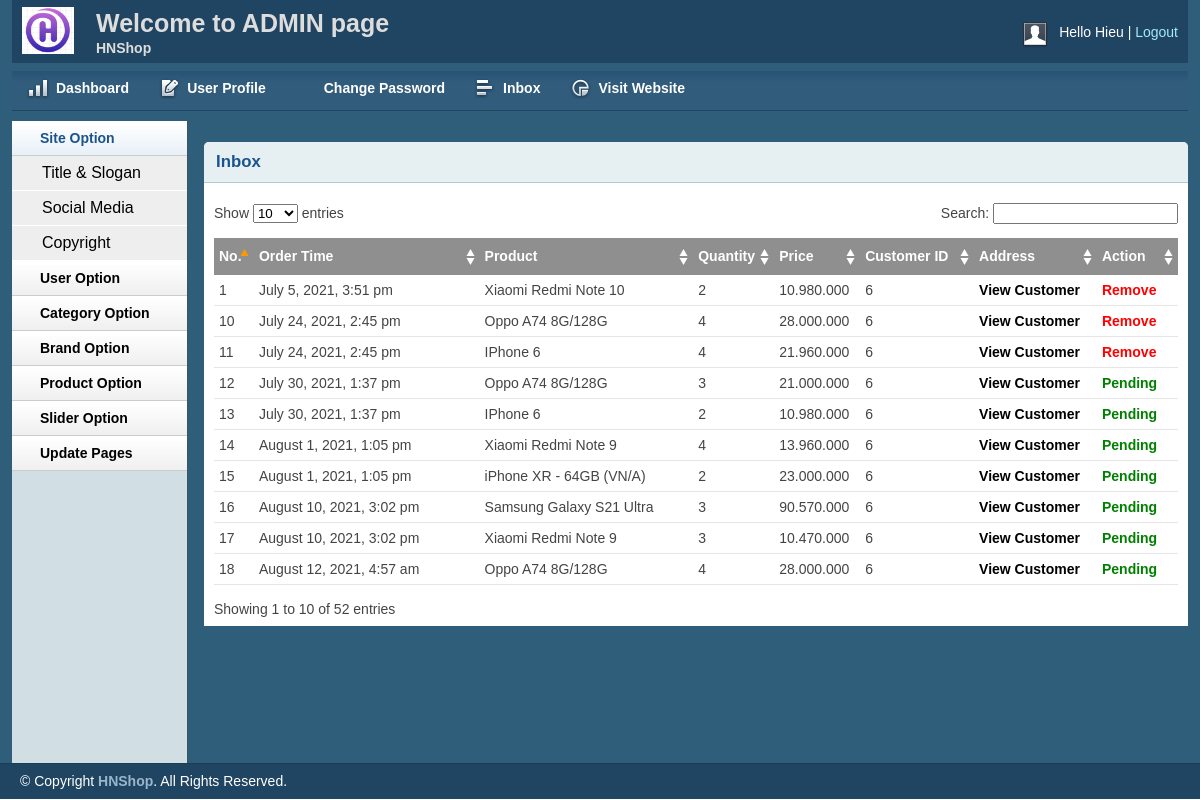
Page /admin/inbox.php (signed in) on the committed database.
### tables this page shows
CREATE TABLE IF NOT EXISTS `tbl_order` (
  `id` int(11) NOT NULL AUTO_INCREMENT,
  `productId` int(11) NOT NULL,
  `productName` varchar(255) NOT NULL,
  `customer_id` int(11) NOT NULL,
  `quantity` int(11) NOT NULL,
  `price` varchar(255) NOT NULL,
  `image` varchar(255) NOT NULL,
  `status` int(11) NOT NULL DEFAULT '0',
  `date_order` timestamp NOT NULL DEFAULT CURRENT_TIMESTAMP,
  PRIMARY KEY (`id`)
);

### lib/database.php (called while the page is built, shortened)
<?php
Class Database extends PDO{
   public $host   = DB_HOST;
   public $user   = DB_USER;
   public $pass   = DB_PASS;
   public $dbname = DB_NAME;
   public $link;
private function connectDB(){
   $this->link = new mysqli($this->host, $this->user, $this->pass,
    $this->dbname);
 }
public function select($query){
  $result = $this->link->query($query) or
   die($this->link->error.__LINE__);
  if($result->num_rows > 0){
    return $result;
  } else {
    return false;
  }
 }
}

### classes/cart.php (called while the page is built, shortened)
 <?php
$filepath = realpath(dirname(__FILE__));
include_once ($filepath.'/../lib/database.php');
include_once ($filepath.'/../helpers/format.php');
?>
<?php
 class cart
 {
 	 private $db;
	 public function __construct()
	 {
		$this->db = new Database();
	 }
 	public function get_inbox_cart()
 	{
 			$query = "SELECT * FROM tbl_order ORDER BY date_order";
 			$get_inbox_cart = $this->db->select($query);
 			return $get_inbox_cart;
 	}
 }
?>

### helpers/format.php (called while the page is built, shortened)
<?php
class Format{
 public function formatDate($date)
 {
    return date('F j, Y, g:i a', strtotime($date));
 }
 public function format_currency($n=0)
 {
        $n=(string)$n;
        $n=strrev($n);
        $res='';
        for($i=0;$i<strlen($n);$i++)
        {
            if($i%3==0 && $i!=0){
                $res.='.';
            }
            $res.=$n[$i];
        }
        $res=strrev($res);
        return $res;
    }
}
?>

### admin/inbox.php (the view, shortened to what this page needs)
<?php include 'inc/header.php';?>
<?php include 'inc/sidebar.php';?>
<?php
$filepath = realpath(dirname(__FILE__));
include_once ($filepath.'/../classes/cart.php');
include_once ($filepath.'/../helpers/format.php');
?>
        <div class="grid_10">
            <div class="box round first grid">
                <h2>Inbox</h2>
                <div class="block">
                    <table class="data display datatable" id="example">
					<thead>
						<tr>
							<th>No.</th>
							<th>Order Time</th>
							<th>Product</th>
							<th>Quantity</th>
							<th>Price</th>
							<th>Customer ID</th>
							<th>Address</th>
							<th>Action</th>
						</tr>
					</thead>
					<tbody>
						<?php
							$i = 0;
							$ct = new cart();
							$fm = new Format();
							$get_inbox_cart = $ct->get_inbox_cart();
							if($get_inbox_cart)
							{
								while($result = $get_inbox_cart->fetch_assoc())
								{
									$i++;
						?>
						<tr class="odd gradeX">
							<td><?php echo $i; ?></td>
							<td><?php echo $fm->formatDate($result['date_order']); ?></td>
							<td><?php echo $result['productName']; ?></td>
							<td><?php echo $result['quantity']; ?></td>
							<td><?php echo $fm->format_currency($result['price']) ?></td>
							<td><?php echo $result['customer_id']; ?></td>
							<td><a href="customer.php?customerid=<?php echo $result['customer_id'] ?>">
							View Customer</a>
							</td>
							<td>
								<?php
									if($result['status'] == 0)
									{
								?>
								<a style="color: green;" href="?shiftid=<?php echo $result['id'] ?> &price=<?php echo $result['price'] ?>&time=<?php echo $result['date_order'] ?>">Pending</a>
								<?php
									}
									else if($result['status'] == 1)
									{
								?>
								<?php
									echo'Shipping...';
								?>
								<?php
									}
									else
									{
								?>
								<a style="color:red;" href="?delid=<?php echo $result['id'] ?>&price=<?php echo $result['price'] ?>&time=<?php echo $result['date_order'] ?>">Remove</a>
								<?php
									}
								?>
							</td>
						</tr>
						<?php
								}
							}
						?>
					</tbody>
				</table>
               </div>
            </div>
        </div>
<?php include 'inc/footer.php';?>

### admin/css/layout.css (style rules this page uses)
body { background: #fff none repeat scroll 0 0; color: #444; font-size: 14px; padding: 0; }
a { color: #000; font-weight:bold; text-decoration: none; }
h1, h2, h3, h4, h5, h6 { line-height:1.2em; margin-bottom:.3em; }
h2 { margin-top:1em; }
.box { background:#fff; margin-bottom:20px; padding:10px 10px 10px 10px; margin-left:-8px; }
.box.grid { padding-bottom:40px; }
.box.round { -moz-border-radius: 5px 5px 0px 0px; -webkit-border-radius: 5px 5px 0px 0px; border-radius: 5px 5px 0px 0px; }
.box h2 { font-size:1.2em; font-weight:bold; color:#1B548D; background:#E6F0F3; margin:-10px -10px 0 -10px; padding:10px 12px; border-bottom:1px solid #B3CBD6; -moz-border-radius: 5px 5px 0px 0px; -webkit-border-radius: 5px 5px 0px 0px; border-radius: 5px 5px 0px 0px; }
.box.first { min-height: 406px; }
.block { padding-top:20px; }
.block { padding-bottom:1px; }
table.display { margin: 0 auto; clear: both; width: 100%; }
.sorting_asc { background: #8f8f8f url(../img/table/sort_asc.png) no-repeat center right; padding:8px 5px; text-align:left; color:#fff; }
.sorting { background:#8f8f8f url(../img/table/sort_both.png) no-repeat center right; padding:8px 5px; text-align:left; color:#fff; }
tr.odd { height: 30px; line-height: 30px; border-bottom:1px solid #e6e6e6; }
tr.even { height: 30px; line-height: 30px; border-bottom:1px solid #e6e6e6; }
tr.odd td, tr.even td { padding-left:5px; }

### rows in the picture
tbl_order: date_order "July 5, 2021, 3:51 pm", productName "Xiaomi Redmi Note 10", quantity "2", price "10.980.000", customer "6"
tbl_order: date_order "July 24, 2021, 2:45 pm", productName "Oppo A74 8G/128G", quantity "4", price "28.000.000", customer "6"
tbl_order: date_order "July 24, 2021, 2:45 pm", productName "IPhone 6", quantity "4", price "21.960.000", customer "6"
tbl_order: date_order "July 30, 2021, 1:37 pm", productName "Oppo A74 8G/128G", quantity "3", price "21.000.000", customer "6"
tbl_order: date_order "July 30, 2021, 1:37 pm", productName "IPhone 6", quantity "2", price "10.980.000", customer "6"
tbl_order: date_order "August 1, 2021, 1:05 pm", productName "Xiaomi Redmi Note 9", quantity "4", price "13.960.000", customer "6"
tbl_order: date_order "August 1, 2021, 1:05 pm", productName "iPhone XR - 64GB (VN/A)", quantity "2", price "23.000.000", customer "6"
tbl_order: date_order "August 10, 2021, 3:02 pm", productName "Samsung Galaxy S21 Ultra", quantity "3", price "90.570.000", customer "6"
tbl_order: date_order "August 10, 2021, 3:02 pm", productName "Xiaomi Redmi Note 9", quantity "3", price "10.470.000", customer "6"
tbl_order: date_order "August 12, 2021, 4:57 am", productName "Oppo A74 8G/128G", quantity "4", price "28.000.000", customer "6"

### other values in the picture
Session::get('adminName') "Hieu"
